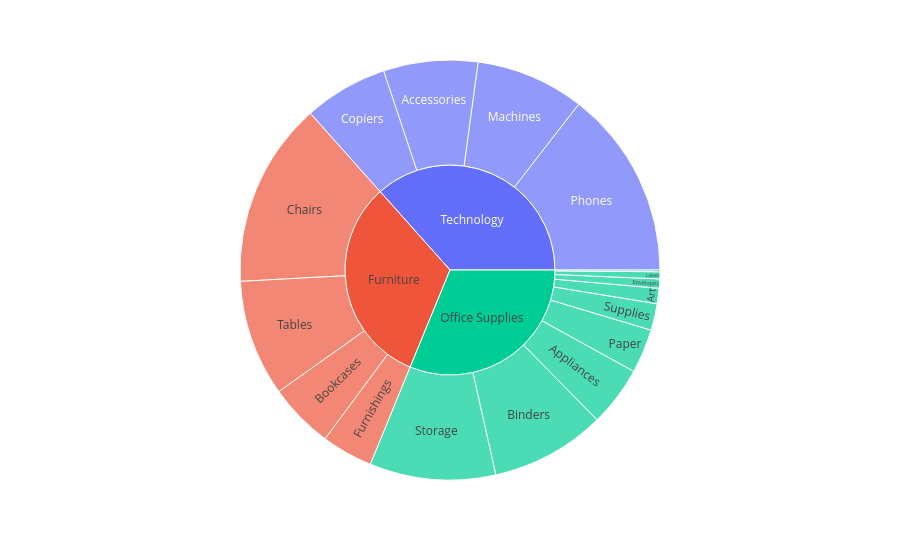

Notebook code for this chart:
### Code cell
px.sunburst(df,
    path=['Category', 'Sub-Category'],
    values='Sales')

### Figure 1 — Plotly figure (JSON) as saved in the notebook; plotly's stock layout.template omitted (floating-point values rounded to 4 significant figures)
{"data": [{"branchvalues": "total", "domain": {"x": [0.0, 1.0], "y": [0.0, 1.0]}, "hovertemplate": "labels=%{label}<br>Sales=%{value}<br>parent=%{parent}<br>id=%{id}<extra></extra>", "ids": ["Furniture/Bookcases", "Furniture/Chairs", "Office Supplies/Labels", "Furniture/Tables", "Office Supplies/Storage", "Furniture/Furnishings", "Office Supplies/Art", "Technology/Phones", "Office Supplies/Binders", "Office Supplies/Appliances", "Office Supplies/Paper", "Technology/Accessories", "Office Supplies/Envelopes", "Office Supplies/Fasteners", "Office Supplies/Supplies", "Technology/Machines", "Technology/Copiers", "Furniture", "Office Supplies", "Technology"], "labels": ["Bookcases", "Chairs", "Labels", "Tables", "Storage", "Furnishings", "Art", "Phones", "Binders", "Appliances", "Paper", "Accessories", "Envelopes", "Fasteners", "Supplies", "Machines", "Copiers", "Furniture", "Office Supplies", "Technology"], "name": "", "parents": ["Furniture", "Furniture", "Office Supplies", "Furniture", "Office Supplies", "Furniture", "Office Supplies", "Technology", "Office Supplies", "Office Supplies", "Office Supplies", "Technology", "Office Supplies", "Office Supplies", "Office Supplies", "Technology", "Technology", "", "", ""], "values": [113800.0, 322800.0, 12350.0, 202800.0, 219300.0, 89210.0, 26710.0, 327800.0, 200000.0, 104600.0, 76830.0, 164200.0, 16130.0, 3002.0, 46420.0, 189200.0, 146200.0, 728700.0, 705400.0, 827500.0], "type": "sunburst"}], "layout": {"legend": {"tracegroupgap": 0}, "margin": {"t": 60}}}
